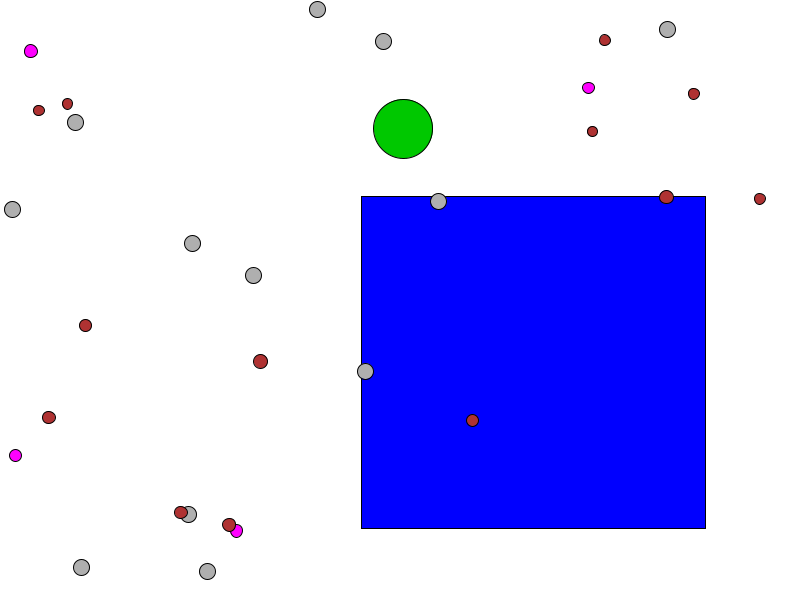
Frame 1 (no input)
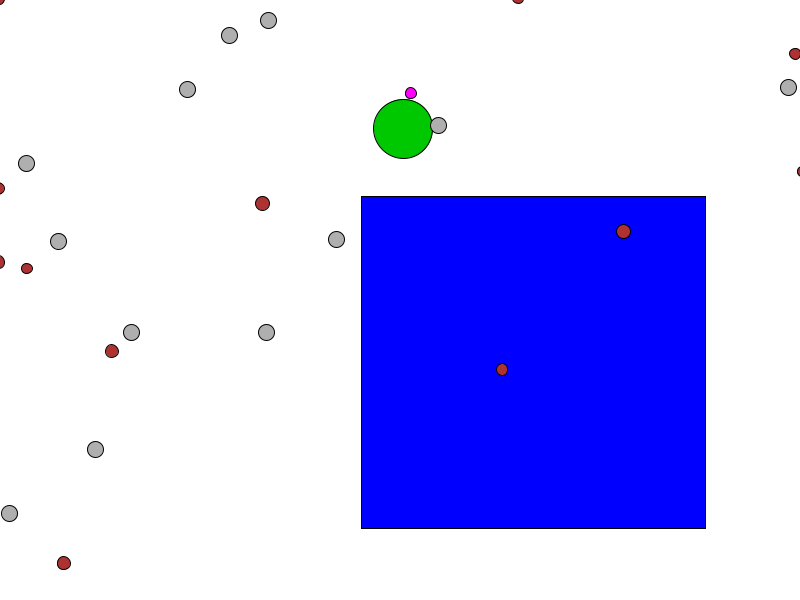
Frame 60 (the mouse pressed at the canvas centre just before this capture)
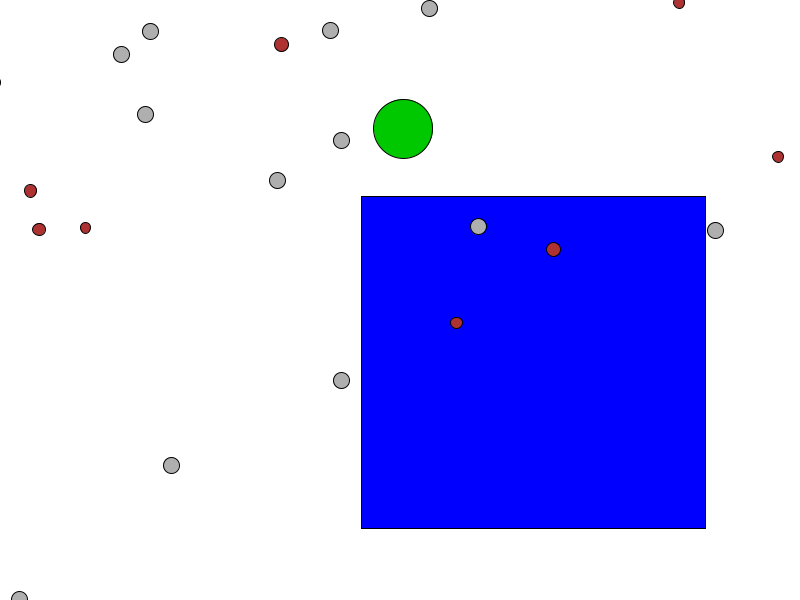
Frame 120 (the mouse held since frame 60 and released just before this capture)

The Processing sketch that drew these frames (run headless with seeded random() and noise(); from frame 60 on, the mouse is pressed at the canvas centre):

// Processing sketch: Project
// ── Project.pde
Food[] foods;
Fly[] flies;
Fish[] fishes;
Bunny[] bunnies;
Snake[] snakes;
Liquid l;

void setup()
{
 size(800,600);
 background(255);
 
 flies = new Fly[(int)random(20)];
 for(int i = 0; i < flies.length;i++)
 {
  flies[i] = new Fly(); 
 }
 
 fishes = new Fish[(int)random(20)];
 for(int i = 0; i < fishes.length;i++)
  {
   fishes[i] = new Fish(); 
  }
  
  bunnies = new Bunny[(int)random(20)];
  for(int i = 0; i < bunnies.length;i++)
  {
   bunnies[i] = new Bunny(); 
  }
  
  snakes = new Snake[(int)random(20)];
  for(int i = 0; i < snakes.length;i++)
  {
   snakes[i] = new Snake(); 
  }
  
  foods = new Food[(int)random(5)];
  for(int i = 0; i < foods.length;i++)
  {
   foods[i] = new Food(); 
  }

  l = new Liquid();
}

void draw()
{
 background(255);
 
 
 for(Food f :foods)
 {
   f.display();   
 }
 
 l.display();
 
 for(int i = 0; i < flies.length;i++)
 {
  flies[i].update();
  flies[i].checkEdges();
  flies[i].display(); 
 }
 for(int i = 0; i < fishes.length;i++)
 {
  fishes[i].attractToLiquid(l);
   
   fishes[i].update();
  fishes[i].checkEdges();
  fishes[i].display();
  

 }
 for(int i = 0; i < bunnies.length;i++)
 {
     
  for(Food f :foods)
  {
   bunnies[i].attractToFood(f); 
  }
  
  for(Snake s:snakes)
  {
   bunnies[i].moveFromSnake(s); 
  }
  
  if(bunnies[i].isInLiquid(l))
  {
    bunnies[i].inLiquid(l);
  }
   
  bunnies[i].update();
  bunnies[i].checkEdges();
  bunnies[i].display();

 }
 for(int i = 0; i < snakes.length;i++)
 {
   if(snakes[i].isInLiquid(l))
  {
   snakes[i].inLiquid(l); 
  }
   
  snakes[i].update();
  snakes[i].checkEdges();
  snakes[i].display();
 }

 
}

// ── Bunny.pde
class Bunny
{
  PVector location;
  PVector velocity;
  PVector acceleration;
  
  float topspeed;
  float mass;
  
  float dx,dy;
  
 public Bunny()
 {
   location = new PVector(random(width), random(height));
   velocity = new PVector(0,0);
   acceleration = new PVector(0,0);
   topspeed = 4;
   mass = random(10,16);

   dx = random(100);
   dy = random(100);
 }
 
 void update()
 {
   if(random(1) > 0.95)
   {
    dx += 0.1;
    dy += 0.1;
    acceleration.x += map(noise(dx),0,1,-2,2);
    acceleration.y += map(noise(dy), 0,1,-2,2);
  
    acceleration.mult(0.5);
   }   
  
  velocity.add(acceleration);
  velocity.limit(topspeed);
  location.add(velocity);
 }
 
 void display()
 {
  stroke(0);
  fill(255, 0,255);
  ellipse(location.x, location.y, mass, mass);
 }
 
 void checkEdges()
 {
  if(location.x > width || location.x < 0)
  {
    velocity.x *= -1;
  }
  if(location.y > height || location.y < 0)
  {
   velocity.y *= -1; 
  }
 }
 
 void applyForce(PVector force)
 {
  acceleration.add(force); 
 }
 
 void attractToFood(Food food)
 {
    PVector dir = PVector.sub(food.location, location);
    
    float r = dir.mag();
    constrain(r, 25, 55);
    dir.normalize();
    
    float G = 1;
    float magnitude = (G * food.mass * mass) / (r*r);
   
     dir.mult(magnitude);
     applyForce(dir);
 }
 
 void moveFromSnake(Snake pred)
 {
  PVector dir = PVector.sub(location, pred.location);
  
  float r = dir.mag();
  constrain(r,25,55);
  dir.normalize();
  
  float G = 1;
  float magnitude = (G * pred.mass * mass) / (r*r);
  
  dir.mult(magnitude);
  applyForce(dir);
 }
 
 boolean isInLiquid(Liquid l)
 {
  return location.x > l.location.x && location.x < l.location.x + l.w 
    && location.y > l.location.y && location.y < l.location.y + l.h;
 }
 void inLiquid(Liquid l)
 {
  PVector v = velocity.get();
  float speed = v.mag();
  v.normalize();
  v.mult(-1);
  
  float c = 0.1;
  float dragMag = c * speed * speed;
  
  v.mult(dragMag);
  applyForce(v);
 }
}

// ── Fish.pde
class Fish
{
  PVector location;
  PVector velocity;
  PVector acceleration;
  
  float topspeed;
  
  float dx,dy;
  float mass;
  
 public Fish()
 {
   location = new PVector(random(width), random(height));
   velocity = new PVector(0,0);
   acceleration = new PVector(0,0);
   topspeed = 3;

   dx = random(100);
   dy = random(100);
   
   mass = random(15,25);
 }
 
 void update()
 {
   dx += 0.01;
   dy += 0.01;
  acceleration.x += map(noise(dx),0,1,-2,2);
  acceleration.y += map(noise(dy), 0,1,-2,2);
  
  acceleration.mult(0.1);
   
  velocity.add(acceleration);
  velocity.limit(topspeed);
  location.add(velocity);
 }
 
 void display()
 {
  stroke(0);
  fill(100,100,205);
  ellipse(location.x, location.y, 16,16);
 }
 
 void checkEdges()
 {
  if(location.x > width || location.x < 0)
  {
    velocity.x *= -1;
  }
  if(location.y > height || location.y < 0)
  {
   velocity.y *= -1; 
  }
 }
 
 void applyForce(PVector f)
 {
  acceleration.add(f); 
 }
 
 void attractToLiquid(Liquid l)
 {
  PVector dir = PVector.sub(l.center, location);
  
  float r = dir.mag();
  constrain(r, 150,250);
  
  dir.normalize();
  float G = 0.1;
  float magnitude = (G * mass * l.mass) / (r * r);
  
  dir.mult(magnitude);
  applyForce(dir);
 }
}

// ── Fly.pde
class Fly
{
  PVector location;
  PVector velocity;
  PVector acceleration;
  
  float topspeed;
  
 public Fly()
 {
   location = new PVector(random(width), random(height));
   velocity = new PVector(0,0);
   acceleration = new PVector(0,0);
   topspeed = 5;
 }
 
 void update()
 {
  acceleration = PVector.random2D();
   
  velocity.add(acceleration);
  velocity.limit(topspeed);
  location.add(velocity);
 }
 
 void display()
 {
  stroke(0);
  fill(175);
  ellipse(location.x, location.y, 16,16);
 }
 
 void checkEdges()
 {
  if(location.x > width || location.x < 0)
  {
    velocity.x *= -1;
  }
  if(location.y > height || location.y < 0)
  {
   velocity.y *= -1; 
  }
 }
}

// ── Food.pde
class Food
{

  PVector location;
  float mass;

  Food()
  {
   mass = random(30,60); 
   location = new PVector(random(width), random(height));
  }

  void display()
  {
    stroke(0);
   fill(0,200,0);
   ellipse(location.x, location.y, mass, mass);
  }

}

// ── Liquid.pde

class Liquid
{
PVector location;
PVector center;
float w;
float h;
float mass;

Liquid()
{
 location = new PVector(random(width), random(height));
 w = random(200,400);
 h = random(200,400);
 center = new PVector(location.x + w/2, location.y + h/2);
 mass = (w + h) /2;
}

void display()
{
  stroke(0);
  fill(0,0,255);
  rect(location.x, location.y, w,h);
}
}

// ── Oscillator.pde
class Oscillator
{
  PVector position;
  PVector offset;
  float angle;
  float amplitude; 
  float speed;
  
  public Oscillator(float a_, float s_)
  {
   amplitude = a_;
   speed = s_;
   position = new PVector(); 
   offset = new PVector();
  }
  
  void update(PVector location, PVector direction, float angleCorr)
  {
    PVector l = location.get();
    
     offset.x = amplitude + amplitude * cos(angle);
     offset.y = amplitude + amplitude * sin(angle);
     
     PVector d = direction.get();
     d.normalize();
     float angleDir = atan2(d.y, d.x) + angleCorr;
     offset.x = cos(angleDir) * offset.x;
     offset.y = sin(angleDir) * offset.y;
     
     position.x = l.x + offset.x;
     position.y = l.y + offset.y;
     
     angle += speed;
  }
  
  void display(float col, float radius)
  {
    fill(col);
    ellipse(position.x, position.y, radius, radius);
  }
}

// ── Predator.pde
class Predator
{

  PVector location;
  float mass;

  Predator()
  {
   mass = random(30,60); 
   location = new PVector(random(width), random(height));
  }

  void display()
  {
   fill(200,0,0);
   noStroke();
   ellipse(location.x, location.y, mass, mass);
  }

}

// ── Snake.pde
class Snake
{
  PVector location;
  PVector velocity;
  PVector acceleration;
  
  float topspeed;
  float mass;
  float dx,dy;
  
 public Snake()
 {
   location = new PVector(random(width), random(height));
   velocity = new PVector(0,0);
   acceleration = new PVector(0,0);
   topspeed = 3;

   dx = random(100);
   dy = random(100);
   
   mass = random(10,14);
 }
 
 void update()
 {
   dx += 0.01;
   dy += 0.01;
  acceleration.x += map(noise(dx),0,1,-5,5);
  acceleration.y += map(noise(dy), 0,1,-5,5);
  
  acceleration.mult(0.3);
   
  velocity.add(acceleration);
  velocity.limit(topspeed);
  location.add(velocity);
 
 acceleration.mult(0);
 }
 
 void display()
 {
  stroke(0);
  fill(175, 50,50);
  ellipse(location.x, location.y, mass, mass);
 }
 
 void applyForce(PVector f)
 {
  acceleration.add(f); 
 }
 
 boolean isInLiquid(Liquid l)
 {
   return location.x > l.location.x && location.x < l.location.x + l.w &&
   location.y > l.location.y && location.y < l.location.y + l.h;
 }
 
 
 void inLiquid(Liquid l)
 {
  PVector v = velocity.get();
  float speed = v.mag();
  v.mult(-1);
  v.normalize();
  
  float c = 2;
  
  float dragMag = speed * speed * c;
  v.mult(dragMag);
  applyForce(v);
 }
 
 void checkEdges()
 {
  if(location.x > width || location.x < 0)
  {
    velocity.x *= -1;
  }
  if(location.y > height || location.y < 0)
  {
   velocity.y *= -1; 
  }
 }
}
